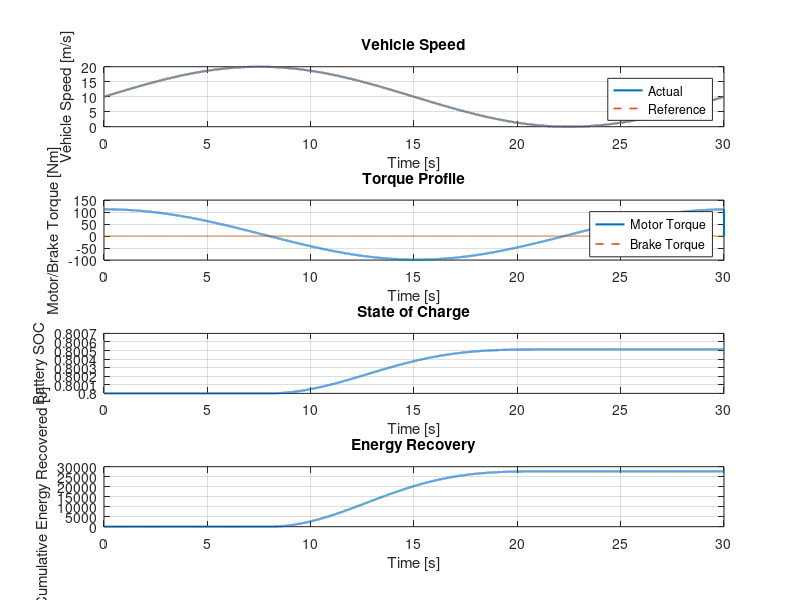
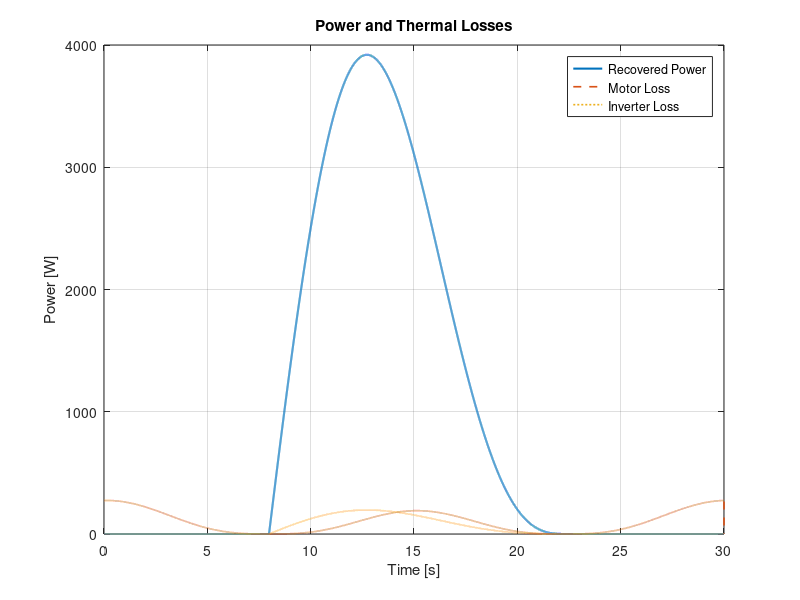

Source code (MATLAB) for these figures, in order:
%%  Regenerative Braking Simulation 

clear; close all; clc;

%% -------------------- Vehicle Parameters --------------------
m       = 1500;        % Vehicle mass [kg]
r_wheel = 0.3;         % Wheel radius [m]
g       = 9.81;        % Gravity [m/s^2]
Cd      = 0.32;        % Aerodynamic drag coefficient
A       = 2.2;         % Frontal area [m^2]
rho_air = 1.225;       % Air density [kg/m^3]
Cr      = 0.01;        % Rolling resistance coefficient
theta   = 0;           % Road slope [rad]
gear_ratio = 9;        % Gear reduction ratio

%% -------------------- Motor Parameters --------------------
p        = 4;          % Pole pairs
Rs       = 0.03;       % Stator resistance [Ohm]
Ld       = 0.0006;     % d-axis inductance [H]
Lq       = 0.0007;     % q-axis inductance [H]
lambda_m = 0.015;      % Permanent magnet flux [Wb]
Iq_max   = 180;        % Max q-axis current [A]
Id_max   = 50;         % Max d-axis current [A]
Te_max   = 250;        % Max motor torque [Nm]
eta_motor = 0.95;      % Motor efficiency

%% -------------------- Battery Parameters --------------------
V_batt   = 300;        % Nominal voltage [V]
C_batt   = 50;         % Capacity [Ah]
SOC      = 0.8;        % Initial SOC
SOC_min  = 0.2;        % Minimum SOC
SOC_max  = 1.0;        % Maximum SOC
I_max    = 100;        % Max charge current [A]
eta_batt = 0.9;        % Battery efficiency
eta_inv  = 0.95;       % Inverter efficiency

%% -------------------- Simulation Parameters --------------------
fsim = 1000;           % Simulation frequency [Hz]
dt   = 1/fsim;         
Tsim = 30;              % Total simulation time [s]
time = 0:dt:Tsim;
N    = length(time);

%% -------------------- Drive Cycle --------------------
V_max = 20; 
% Sinusoidal speed profile (placeholder for NEDC/WLTP)
V_ref = V_max * (0.5 + 0.5*sin(2*pi*time/Tsim));

%% -------------------- Preallocate Variables --------------------
v      = zeros(1,N);   % Vehicle speed [m/s]
omega  = zeros(1,N);   % Motor angular speed [rad/s]
Te     = zeros(1,N);   % Motor torque [Nm]
Tb     = zeros(1,N);   % Mechanical brake torque [Nm]
P_rec  = zeros(1,N);   % Regenerated power [W]
SOC_t  = zeros(1,N);   % Battery SOC
E_rec  = zeros(1,N);   % Cumulative energy recovered [J]
P_loss_motor = zeros(1,N); % Motor losses
P_loss_inv   = zeros(1,N); % Inverter losses

v(1)     = V_ref(1); 
SOC_t(1) = SOC;

%% -------------------- Simulation Loop --------------------
for k = 1:N-1
    %% Vehicle acceleration from reference speed
    a_des = (V_ref(k+1) - v(k))/dt;
    
    %% Resistive forces
    F_roll = m*g*Cr*cos(theta);
    F_slope = m*g*sin(theta);
    F_drag = 0.5*rho_air*Cd*A*v(k)^2;
    
    %% Required wheel torque
    F_req = m*a_des + F_roll + F_drag + F_slope;
    Te_req = F_req * r_wheel / gear_ratio;
    
    %% ----------------- Braking Control -----------------
    if Te_req < 0
        % Regenerative braking
        Te_m = max(Te_req, -Te_max);
        % Mechanical brake supplements if torque demand exceeds motor limit
        Tb_m = max(0, abs(Te_req) - abs(Te_m));
    else
        % Motoring
        Te_m = min(Te_req, Te_max);
        Tb_m = 0;
    end
    
    %% ----------------- Motor Dynamics -----------------
    % Rotor speed approximation
    omega(k+1) = v(k)/r_wheel * gear_ratio;
    Te(k) = Te_m;
    Tb(k) = Tb_m;
    
    % Electrical current limits (simplified)
    Iq = Te_m / (1.5 * p * lambda_m);
    Iq = max(min(Iq, Iq_max), -Iq_max);
    
    %% ----------------- Power & SOC -----------------
if Te_m < 0
    Pelec = -Te_m * v(k)/r_wheel / eta_inv; % Electrical power
    Pelec = Pelec * eta_batt;
    Pelec = min(Pelec, I_max*V_batt);        % Limit by max charge current
    P_rec(k) = Pelec;
    
    % Update SOC
    SOC_t(k+1) = SOC_t(k) + Pelec*dt/(C_batt*3600*V_batt);
    SOC_t(k+1) = min(max(SOC_t(k+1), SOC_min), SOC_max);
    
    % Cumulative recovered energy
    E_rec(k+1) = E_rec(k) + Pelec*dt;
else
    Pelec = 0;  % <-- Add this line
    SOC_t(k+1) = SOC_t(k);
    P_rec(k) = 0;
    E_rec(k+1) = E_rec(k);
end

%% ----------------- Thermal Losses -----------------
P_loss_motor(k) = (Te_m^2)/Te_max * (1-eta_motor)*abs(Te_m); % simplified
P_loss_inv(k)   = Pelec*(1-eta_inv);  % safe now, Pelec always defined

    %% ----------------- Vehicle Speed Update -----------------
    a_net = (Te_m + Tb_m)*gear_ratio/(m*r_wheel) - (F_roll + F_drag + F_slope)/m;
    v(k+1) = v(k) + a_net*dt;
end

%% -------------------- Plots --------------------
figure('Name','Regenerative Braking Simulation','Position',[100 100 1200 700]);

subplot(4,1,1);
plot(time,v,'LineWidth',1.5); hold on;
plot(time,V_ref,'--','LineWidth',1.2);
ylabel('Vehicle Speed [m/s]'); xlabel('Time [s]');
legend('Actual','Reference'); grid on; title('Vehicle Speed');

subplot(4,1,2);
plot(time,Te,'LineWidth',1.5); hold on;
plot(time,Tb,'--','LineWidth',1.2);
ylabel('Motor/Brake Torque [Nm]'); xlabel('Time [s]');
legend('Motor Torque','Brake Torque'); grid on; title('Torque Profile');

subplot(4,1,3);
plot(time,SOC_t,'LineWidth',1.5);
ylabel('Battery SOC'); xlabel('Time [s]'); grid on; title('State of Charge');

subplot(4,1,4);
plot(time,E_rec,'LineWidth',1.5);
ylabel('Cumulative Energy Recovered [J]'); xlabel('Time [s]');
grid on; title('Energy Recovery');

figure('Name','Power & Losses','Position',[100 100 1000 400]);
plot(time,P_rec,'LineWidth',1.5); hold on;
plot(time,P_loss_motor,'--','LineWidth',1.2);
plot(time,P_loss_inv,':','LineWidth',1.2);
ylabel('Power [W]'); xlabel('Time [s]');
legend('Recovered Power','Motor Loss','Inverter Loss'); grid on; title('Power and Thermal Losses');
